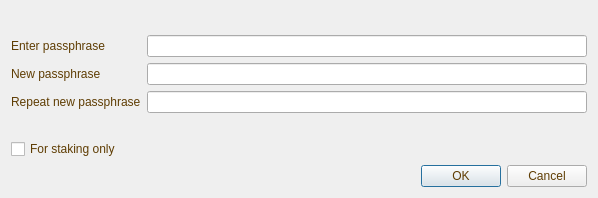
<?xml version="1.0" encoding="UTF-8"?>
<ui version="4.0">
 <class>AskPassphraseDialog</class>
 <widget class="QDialog" name="AskPassphraseDialog">
  <property name="geometry">
   <rect>
    <x>0</x>
    <y>0</y>
    <width>598</width>
    <height>198</height>
   </rect>
  </property>
  <property name="sizePolicy">
   <sizepolicy hsizetype="Preferred" vsizetype="Minimum">
    <horstretch>0</horstretch>
    <verstretch>0</verstretch>
   </sizepolicy>
  </property>
  <property name="minimumSize">
   <size>
    <width>550</width>
    <height>0</height>
   </size>
  </property>
  <property name="windowTitle">
   <string>Passphrase Dialog</string>
  </property>
  <property name="styleSheet">
   <string notr="true">background-image: url(:/images/image2);
color: rgb(95, 61, 3);</string>
  </property>
  <layout class="QVBoxLayout" name="verticalLayout">
   <item>
    <widget class="QLabel" name="warningLabel">
     <property name="textFormat">
      <enum>Qt::RichText</enum>
     </property>
     <property name="wordWrap">
      <bool>true</bool>
     </property>
    </widget>
   </item>
   <item>
    <layout class="QFormLayout" name="formLayout">
     <property name="fieldGrowthPolicy">
      <enum>QFormLayout::AllNonFixedFieldsGrow</enum>
     </property>
     <item row="0" column="0">
      <widget class="QLabel" name="passLabel1">
       <property name="text">
        <string>Enter passphrase</string>
       </property>
      </widget>
     </item>
     <item row="0" column="1">
      <widget class="QLineEdit" name="passEdit1">
       <property name="echoMode">
        <enum>QLineEdit::Password</enum>
       </property>
      </widget>
     </item>
     <item row="1" column="0">
      <widget class="QLabel" name="passLabel2">
       <property name="text">
        <string>New passphrase</string>
       </property>
      </widget>
     </item>
     <item row="1" column="1">
      <widget class="QLineEdit" name="passEdit2">
       <property name="echoMode">
        <enum>QLineEdit::Password</enum>
       </property>
      </widget>
     </item>
     <item row="2" column="0">
      <widget class="QLabel" name="passLabel3">
       <property name="text">
        <string>Repeat new passphrase</string>
       </property>
      </widget>
     </item>
     <item row="2" column="1">
      <widget class="QLineEdit" name="passEdit3">
       <property name="echoMode">
        <enum>QLineEdit::Password</enum>
       </property>
      </widget>
     </item>
     <item row="3" column="1">
      <widget class="QLabel" name="capsLabel">
       <property name="font">
        <font>
         <weight>75</weight>
         <bold>true</bold>
        </font>
       </property>
       <property name="text">
        <string/>
       </property>
       <property name="alignment">
        <set>Qt::AlignCenter</set>
       </property>
      </widget>
     </item>
     <item row="4" column="0">
      <widget class="QCheckBox" name="stakingCheckBox">
       <property name="enabled">
        <bool>true</bool>
       </property>
       <property name="visible">
        <bool>false</bool>
       </property>
       <property name="toolTip">
        <string>Serves to disable the trivial sendmoney when OS account compromised. Provides no real security.</string>
       </property>
       <property name="text">
        <string>For staking only</string>
       </property>
      </widget>
     </item>
    </layout>
   </item>
   <item>
    <widget class="QDialogButtonBox" name="buttonBox">
     <property name="orientation">
      <enum>Qt::Horizontal</enum>
     </property>
     <property name="standardButtons">
      <set>QDialogButtonBox::Cancel|QDialogButtonBox::Ok</set>
     </property>
    </widget>
   </item>
  </layout>
 </widget>
 <resources/>
 <connections>
  <connection>
   <sender>buttonBox</sender>
   <signal>accepted()</signal>
   <receiver>AskPassphraseDialog</receiver>
   <slot>accept()</slot>
   <hints>
    <hint type="sourcelabel">
     <x>248</x>
     <y>254</y>
    </hint>
    <hint type="destinationlabel">
     <x>157</x>
     <y>274</y>
    </hint>
   </hints>
  </connection>
  <connection>
   <sender>buttonBox</sender>
   <signal>rejected()</signal>
   <receiver>AskPassphraseDialog</receiver>
   <slot>reject()</slot>
   <hints>
    <hint type="sourcelabel">
     <x>316</x>
     <y>260</y>
    </hint>
    <hint type="destinationlabel">
     <x>286</x>
     <y>274</y>
    </hint>
   </hints>
  </connection>
 </connections>
</ui>
